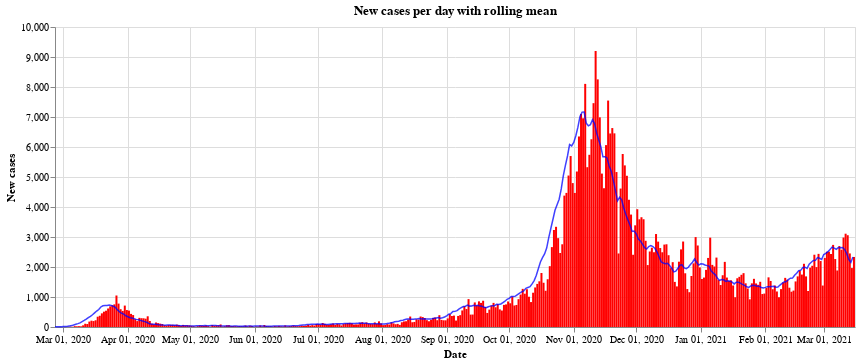

This figure's notebook cell:
### Code cell
#collapse
bars = alt.Chart(all_austria).mark_bar(
    color='red',
    opacity=1,
    size=2
).encode(
    x=alt.X("yearmonthdate(Time):T", axis=alt.Axis(title='Date')),
    y=alt.Y("AnzahlFaelle:Q", axis=alt.Axis(title='New cases')),
)

line = alt.Chart(all_austria).mark_line(
    color='blue',
    opacity=0.75,
    size=1.5,
).transform_window(
    rolling_mean='mean(AnzahlFaelle)',
    frame=[0, 7]
).encode(x='yearmonthdate(Time):T',
         y='rolling_mean:Q'
         ).properties(title='New cases per day with rolling mean', width=800)

alt.layer(bars, line, data=all_austria)

### Figure 1 — Vega-Lite specification as saved in the notebook (floating-point values rounded to 4 significant figures; data arrays with more than 128 entries replaced by an {"elided": "..."} marker saying what was removed)
{"config": {"view": {"continuousWidth": 400, "continuousHeight": 300}}, "layer": [{"mark": {"type": "bar", "color": "red", "opacity": 1, "size": 2}, "encoding": {"x": {"type": "temporal", "axis": {"title": "Date"}, "field": "Time", "timeUnit": "yearmonthdate"}, "y": {"type": "quantitative", "axis": {"title": "New cases"}, "field": "AnzahlFaelle"}}}, {"mark": {"type": "line", "color": "blue", "opacity": 0.75, "size": 1.5}, "encoding": {"x": {"type": "temporal", "field": "Time", "timeUnit": "yearmonthdate"}, "y": {"type": "quantitative", "field": "rolling_mean"}}, "title": "New cases per day with rolling mean", "transform": [{"window": [{"op": "mean", "field": "AnzahlFaelle", "as": "rolling_mean"}], "frame": [0, 7]}], "width": 800}], "data": {"name": "data-1ed2a019c2d7d76d4686d2a147a8ecf5"}, "$schema": "https://vega.github.io/schema/vega-lite/v4.8.1.json", "datasets": {"data-1ed2a019c2d7d76d4686d2a147a8ecf5": {"elided": "384 records"}}}
